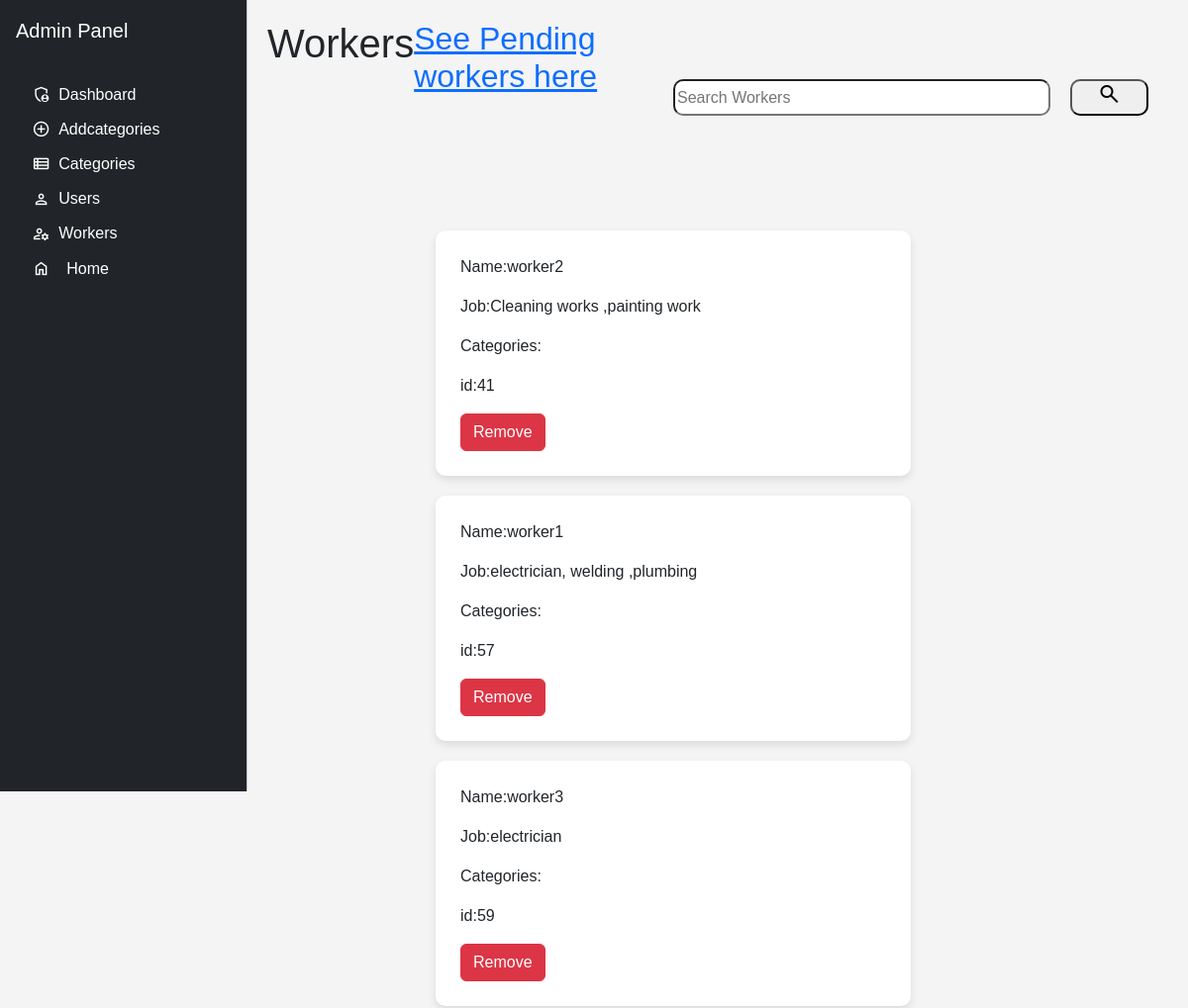
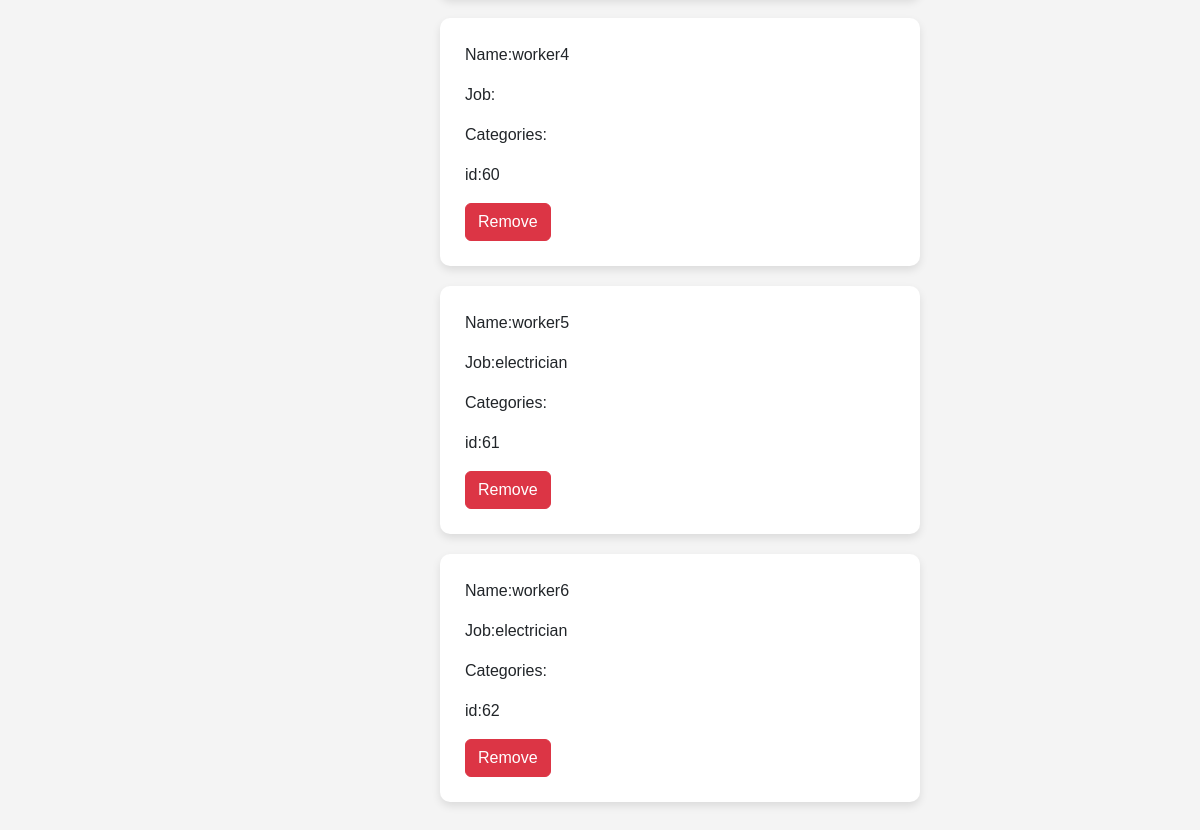
Page /website/workers on the committed database (2 pictures, top to bottom).
### user/models.py (models this page shows)
class WorkerProfile(models.Model):
    status_choices = (('pending','Pending'),
                      ('accepted','Accepted'),
                      ('rejected','Rejected'))
    status = models.CharField(max_length=150,choices=status_choices,default='pending',blank=True)
    rejection_message = models.TextField(blank=True,null=True)
    user = models.OneToOneField(User,on_delete=models.CASCADE,related_name='worker_profile')
    job_title = models.CharField(max_length=100,blank=True)
    skills = models.TextField(null=True)
    profilepicture = models.ImageField(upload_to='workerprofilepics',blank=True,null=True)
    contact = models.IntegerField(null=True)
    categories = models.ManyToManyField('website.Category')
    availability = models.BooleanField(default=True)
    is_approved = models.BooleanField(default=False,blank=True)
    points = models.IntegerField(default=0,blank=True)

### website/views.py (the view)
# urls.py: path('workers',manage_workers,name='workers'),
def manage_workers(request):
    workers = WorkerProfile.objects.all()
    return render(request,'workerslist.html',{'workers':workers})

### user/forms.py
class RegUser(UserCreationForm):
      email = forms.EmailField(widget=forms.EmailInput(attrs={'class': 'form-control', 'placeholder': 'Enter your email'}))
      username = forms.CharField(widget=forms.TextInput(attrs={'class': 'form-control', 'placeholder': 'Enter username'}))
      password1 = forms.CharField(widget=forms.PasswordInput(attrs={'class': 'form-control', 'placeholder': 'Enter password'}))
      password2 = forms.CharField(widget=forms.PasswordInput(attrs={'class': 'form-control', 'placeholder': 'Confirm password'}))
      class Meta:
         model = User
         fields = ['username' , 'email','password1','password2']

### user/context_processors.py (called while the page is built)
def registration_form(request):
    return {'form':RegUser()}

### templates/workerslist.html (shortened to what this page needs)
{% extends 'dashboard.html' %}
{% block links %}
{% load static %}
<link rel="stylesheet" href="{% static 'css/userslist.css' %}">
{% endblock %}
{% block contents %}
<h1>Workers</h1>
<a href="{% url 'pendingworkers' %}"><h2>See Pending workers here</h2></a>
<div class="users-container">
    <div class="searchbar">
        <form method="get" action="{% url 'search_workers_a' %}" class="form-inline my-2 my-lg-0 search-bar" style="display: flex; min-width:400px; width:100%;">
        <input class=" mr-sm-2" type="text"  name="q" placeholder="Search Workers" value="{{search_query}}">
        <button  type="submit"><span class="material-symbols-outlined">
            </span></button>
        </form>
      </div>
    {% for worker in workers %}
    <div class="users">
        <p>Name:{{worker.user.username}}</p>
        <p>Job:{{worker.job_title}}</p>
        <p>Categories:{{worker.Categories}}</p>
        <p>id:{{worker.user.id}}</p>
        <div class="delete">
            <a href="{% url 'workerdelete' worker.user.id %}"><button class="btn btn-danger">Remove</button></a>
        </div>
    </div>
    {% endfor %}
</div>
{% endblock %}

### static/css/userslist.css (style rules this page uses)
body { font-family: Arial, sans-serif; background-color: #f4f4f4; margin: 0; padding: 0; }
.users-container { max-width: 600px; margin: 40px auto; padding: 20px; }
.users { background: white; padding: 25px; border-radius: 10px; box-shadow: 0px 4px 8px rgba(0, 0, 0, 0.1); margin-bottom: 20px; transition: transform 0.6s ease-in-out; width: 30rem; margin-left: -50%; }
h1 { text-align: center; }
.users-container input { width: 100%; border-radius: 10px; border-color: none; }
.users-container .searchbar { margin-bottom: 20%; padding-bottom: 20px; margin-top: 0; padding-top: 0; }
.users-container form { gap: 20px; }
.searchbar button { border-radius: 10px; width: 20%; transition: transform 0.6s ease ; }

### rows in the picture
WorkerProfile: user.username "worker2", job_title "Cleaning works ,painting work", user.id "41"
WorkerProfile: user.username "worker1", job_title "electrician, welding ,plumbing", user.id "57"
WorkerProfile: user.username "worker3", job_title "electrician", user.id "59"
WorkerProfile: user.username "worker4", user.id "60"
WorkerProfile: user.username "worker5", job_title "electrician", user.id "61"
WorkerProfile: user.username "worker6", job_title "electrician", user.id "62"
